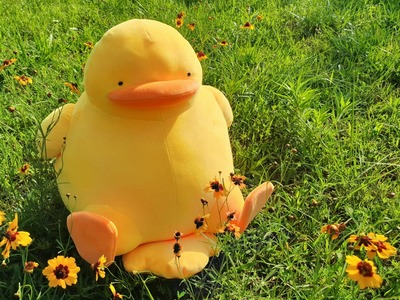
#> input picture duck.jpg, 400 x 300 px
$ jupyter execute --allow-errors C146.ipynb   (older library calls are emulated)
#> lines starting #> are read from the running program, lines starting #| are printed output that depends on the picture
## 1.4.6 Image Gradients

[cell 1]
import cv2
import numpy as np
from matplotlib import pyplot as plt

[cell 2]
plt.rcParams["figure.figsize"]=(20,10)
img = cv2.imread('sIMG_2168.jpg',0)
#> (the rest of this cell did not finish here and is left out)

[cell 3]
img = cv2.imread('j.png',0)
# Output dtype = cv2.CV_8U
#> (the rest of this cell did not finish here and is left out)

[cell 4]
img = cv2.imread('duck.jpg',0)
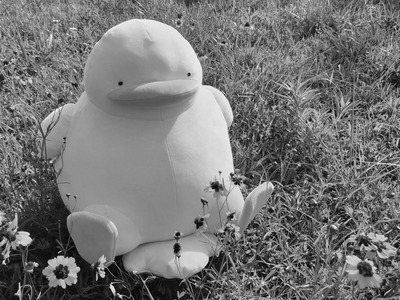
#> img: shape (300, 400); min 0, max 253, mean 117.4
blur = cv2.GaussianBlur(img,(5,5),0)
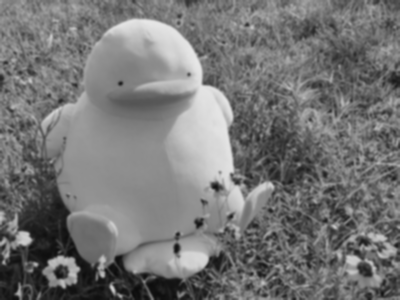
#> blur: shape (300, 400); min 11, max 231, mean 117.4
edges = cv2.Canny(img,100,250)
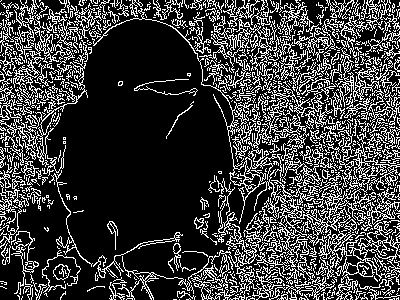
#> edges: shape (300, 400); 23.9% white in thin lines or dots
edges = cv2.Canny(blur,100,250)
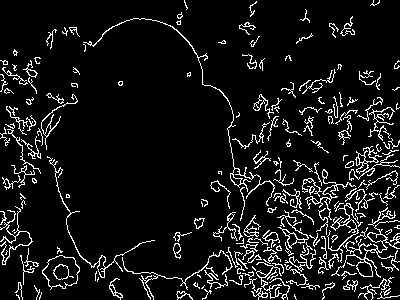
#> edges: shape (300, 400); 8.6% white in thin lines or dots
plt.subplot(131),plt.imshow(img,cmap = 'gray')
plt.title('Original Image', color = 'white'), plt.xticks([]), plt.yticks([])
plt.subplot(132),plt.imshow(edges,cmap = 'gray')
plt.title('Edge Image', color = 'white'), plt.xticks([]), plt.yticks([])
plt.subplot(133),plt.imshow(edges,cmap = 'gray')
plt.title('Bure + Edge Image', color = 'white'), plt.xticks([]), plt.yticks([])
plt.show()

$ run again, with dog.jpg copied over duck.jpg
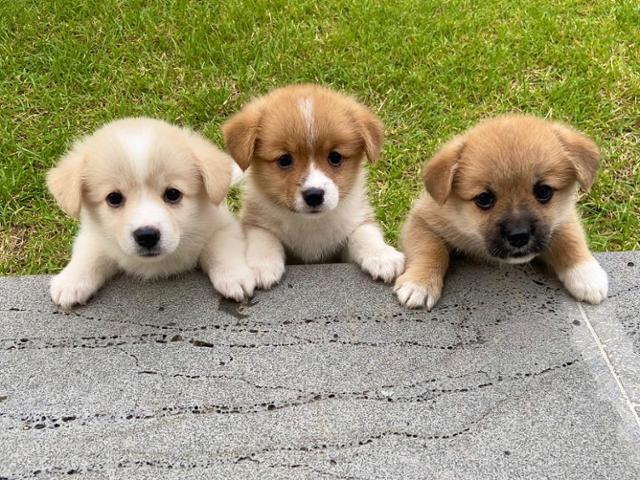
#> input picture dog.jpg, 640 x 480 px
#> `edges = cv2.Canny(img,100,250)`:
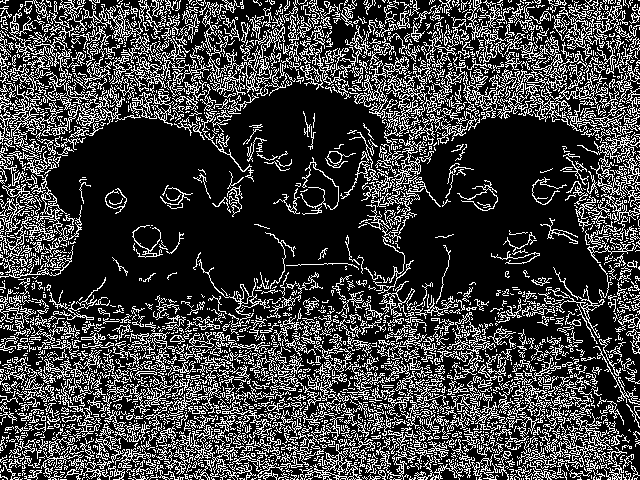
#> edges: shape (480, 640); 24.7% white in thin lines or dots
#> `plt.show()`:
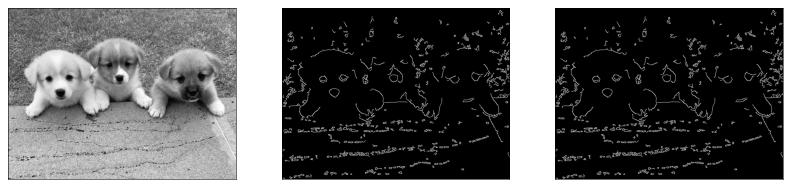
#> figure drawn by matplotlib, 3 panels

$ run again, with image3.jpg copied over duck.jpg
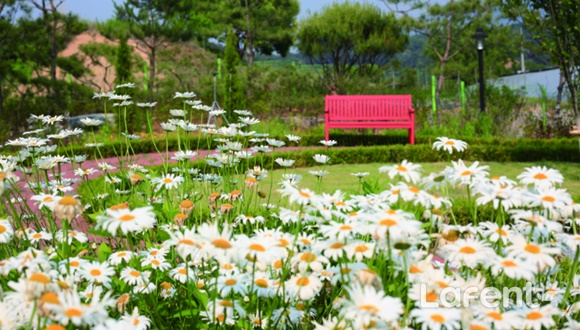
#> input picture image3.jpg, 580 x 330 px
#> `edges = cv2.Canny(img,100,250)`:
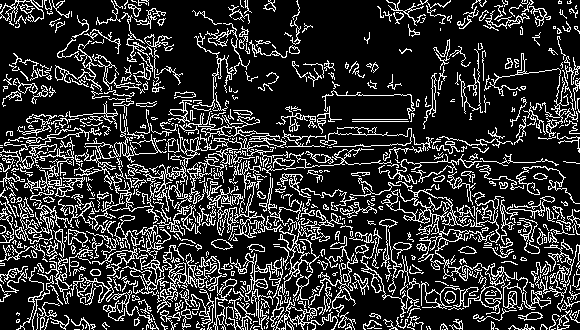
#> edges: shape (330, 580); 19.5% white in thin lines or dots
#> `edges = cv2.Canny(blur,100,250)`:
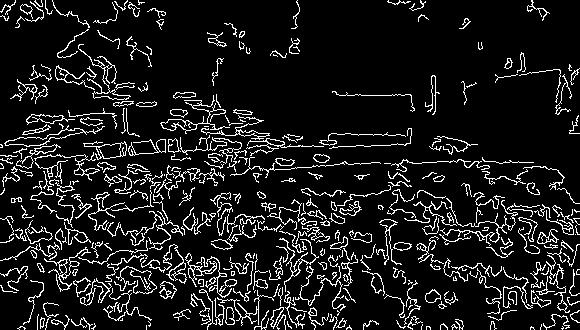
#> edges: shape (330, 580); 10.6% white in thin lines or dots
